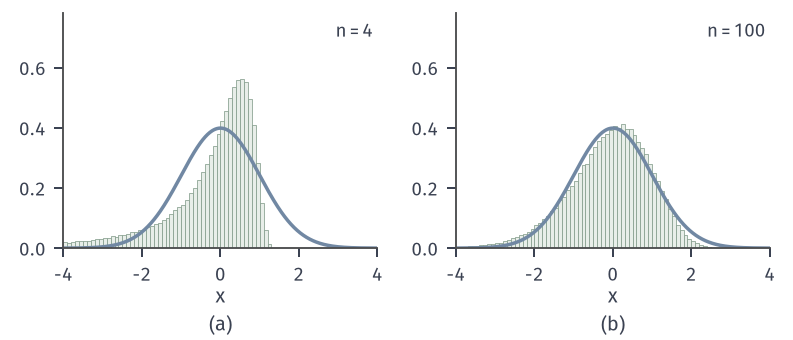

Write the Python code that produced this figure.
from pathlib import Path
import sys
HERE = Path(__file__).resolve().parent
sys.path.insert(0, str(HERE.parent/"weak-common"))
from weak_fig import *
# X~N(0,1), ratio X/(1+X/sqrt n) -> N(0,1) by Slutsky. 2e5 samples, seed 3; histogram restricted to [-4,4]
# (density normalised by the full sample size).
rng = np.random.default_rng(3); X = rng.standard_normal(200000)
fig, axes = figure(width_mm=112, height_mm=48, ncols=2)
panel(fig, left=.08, wspace=.25, bottom=.27)
bins = np.linspace(-4, 4, 81); facts = {}
for ax, n in zip(axes, (4, 100)):
    R = X/(1+X/np.sqrt(n)); h, _ = np.histogram(R, bins); h = h/(len(R)*(bins[1]-bins[0]))
    ax.bar(bins[:-1], h, width=bins[1]-bins[0], align='edge', color=GREEN_FILL, edgecolor=GREEN, lw=.3)
    x = np.linspace(-4, 4, 400); ax.plot(x, npdf(x), color=BLUE, lw=1.4)
    lab(ax, 3.9, .75, r'$n=%d$' % n, INK, ha='right', va='top')
    facts[n] = {'outside_[-4,4]': float(np.mean(np.abs(R) > 4))}
    ax.set_xlim(-4, 4); ax.set_ylim(0, .78); ax.set_xticks([-4, -2, 0, 2, 4]); ax.set_yticks([0, .2, .4, .6])
    axlab(ax, r'$x$')
tags(fig, axes)
save(fig, HERE, 'figure', {'seed': 3, 'n_samples': 200000, **{str(k): v for k, v in facts.items()}})
